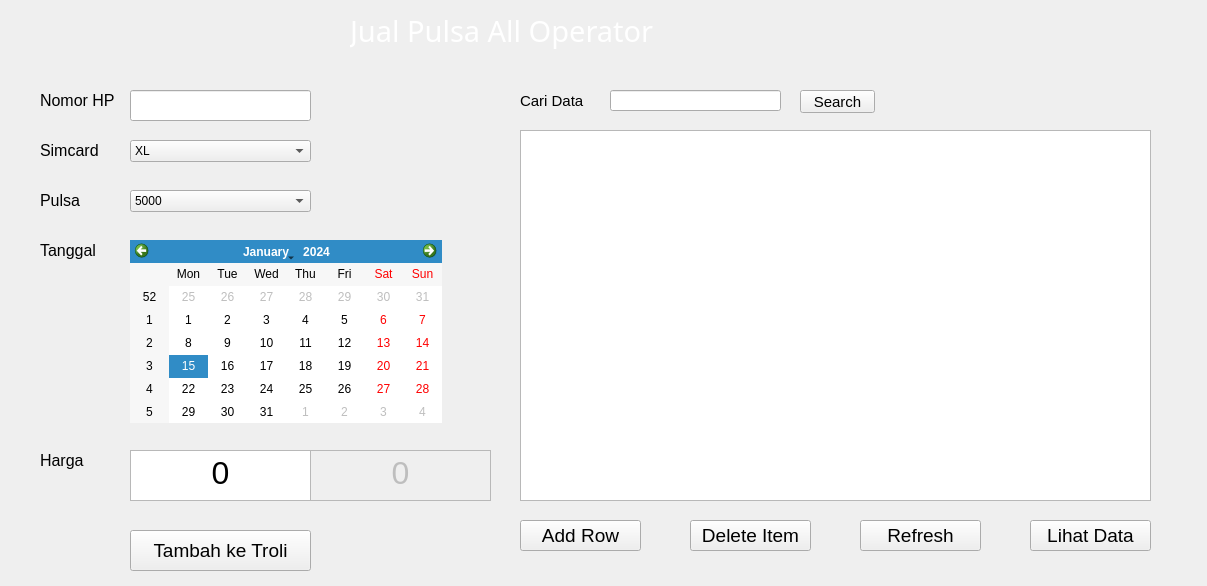
<?xml version="1.0" encoding="UTF-8"?>
<ui version="4.0">
 <class>Form</class>
 <widget class="QWidget" name="Form">
  <property name="geometry">
   <rect>
    <x>0</x>
    <y>0</y>
    <width>1207</width>
    <height>586</height>
   </rect>
  </property>
  <property name="windowTitle">
   <string>Form</string>
  </property>
  <widget class="QLabel" name="label">
   <property name="geometry">
    <rect>
     <x>350</x>
     <y>10</y>
     <width>311</width>
     <height>41</height>
    </rect>
   </property>
   <property name="font">
    <font>
     <family>Bahnschrift SemiBold</family>
     <pointsize>22</pointsize>
     <weight>7</weight>
     <italic>false</italic>
     <bold>false</bold>
    </font>
   </property>
   <property name="styleSheet">
    <string notr="true">color: rgb(255, 255, 255);
font: 63 22pt &quot;Bahnschrift SemiBold&quot;;</string>
   </property>
   <property name="text">
    <string>Jual Pulsa All Operator</string>
   </property>
  </widget>
  <widget class="QLabel" name="label_2">
   <property name="geometry">
    <rect>
     <x>40</x>
     <y>90</y>
     <width>81</width>
     <height>21</height>
    </rect>
   </property>
   <property name="font">
    <font>
     <pointsize>12</pointsize>
    </font>
   </property>
   <property name="text">
    <string>Nomor HP</string>
   </property>
  </widget>
  <widget class="QLineEdit" name="lineEdit_nohp">
   <property name="geometry">
    <rect>
     <x>130</x>
     <y>90</y>
     <width>181</width>
     <height>31</height>
    </rect>
   </property>
  </widget>
  <widget class="QTextEdit" name="textEdit_harga">
   <property name="geometry">
    <rect>
     <x>130</x>
     <y>450</y>
     <width>181</width>
     <height>51</height>
    </rect>
   </property>
   <property name="font">
    <font>
     <pointsize>17</pointsize>
    </font>
   </property>
   <property name="layoutDirection">
    <enum>Qt::LeftToRight</enum>
   </property>
   <property name="readOnly">
    <bool>true</bool>
   </property>
   <property name="html">
    <string>&lt;!DOCTYPE HTML PUBLIC &quot;-//W3C//DTD HTML 4.0//EN&quot; &quot;http://www.w3.org/TR/REC-html40/strict.dtd&quot;&gt;
&lt;html&gt;&lt;head&gt;&lt;meta name=&quot;qrichtext&quot; content=&quot;1&quot; /&gt;&lt;style type=&quot;text/css&quot;&gt;
p, li { white-space: pre-wrap; }
&lt;/style&gt;&lt;/head&gt;&lt;body style=&quot; font-family:'MS Shell Dlg 2'; font-size:17pt; font-weight:400; font-style:normal;&quot;&gt;
&lt;p align=&quot;center&quot; style=&quot; margin-top:0px; margin-bottom:0px; margin-left:0px; margin-right:0px; -qt-block-indent:0; text-indent:0px;&quot;&gt;&lt;span style=&quot; font-size:24pt;&quot;&gt;0&lt;/span&gt;&lt;/p&gt;&lt;/body&gt;&lt;/html&gt;</string>
   </property>
  </widget>
  <widget class="QPushButton" name="pushButton">
   <property name="geometry">
    <rect>
     <x>130</x>
     <y>530</y>
     <width>181</width>
     <height>41</height>
    </rect>
   </property>
   <property name="font">
    <font>
     <pointsize>14</pointsize>
    </font>
   </property>
   <property name="text">
    <string>Tambah ke Troli</string>
   </property>
  </widget>
  <widget class="QLineEdit" name="lineEdit_search">
   <property name="geometry">
    <rect>
     <x>610</x>
     <y>90</y>
     <width>171</width>
     <height>21</height>
    </rect>
   </property>
  </widget>
  <widget class="QLabel" name="label_5">
   <property name="geometry">
    <rect>
     <x>520</x>
     <y>90</y>
     <width>71</width>
     <height>21</height>
    </rect>
   </property>
   <property name="font">
    <font>
     <pointsize>11</pointsize>
    </font>
   </property>
   <property name="styleSheet">
    <string notr="true"/>
   </property>
   <property name="text">
    <string>Cari Data</string>
   </property>
  </widget>
  <widget class="QPushButton" name="pushButton_search">
   <property name="geometry">
    <rect>
     <x>800</x>
     <y>90</y>
     <width>75</width>
     <height>23</height>
    </rect>
   </property>
   <property name="font">
    <font>
     <pointsize>11</pointsize>
     <weight>50</weight>
     <bold>false</bold>
    </font>
   </property>
   <property name="text">
    <string>Search</string>
   </property>
  </widget>
  <widget class="QComboBox" name="combo_sc">
   <property name="geometry">
    <rect>
     <x>130</x>
     <y>140</y>
     <width>181</width>
     <height>22</height>
    </rect>
   </property>
   <item>
    <property name="text">
     <string>XL</string>
    </property>
   </item>
   <item>
    <property name="text">
     <string>Axis</string>
    </property>
   </item>
   <item>
    <property name="text">
     <string>Telkomsel</string>
    </property>
   </item>
   <item>
    <property name="text">
     <string>Indosat</string>
    </property>
   </item>
   <item>
    <property name="text">
     <string>Smartfren</string>
    </property>
   </item>
  </widget>
  <widget class="QTableView" name="tableView">
   <property name="geometry">
    <rect>
     <x>520</x>
     <y>130</y>
     <width>631</width>
     <height>371</height>
    </rect>
   </property>
  </widget>
  <widget class="QLabel" name="label_3">
   <property name="geometry">
    <rect>
     <x>40</x>
     <y>140</y>
     <width>81</width>
     <height>21</height>
    </rect>
   </property>
   <property name="font">
    <font>
     <pointsize>12</pointsize>
    </font>
   </property>
   <property name="text">
    <string>Simcard</string>
   </property>
  </widget>
  <widget class="QLabel" name="label_6">
   <property name="geometry">
    <rect>
     <x>40</x>
     <y>190</y>
     <width>81</width>
     <height>21</height>
    </rect>
   </property>
   <property name="font">
    <font>
     <pointsize>12</pointsize>
    </font>
   </property>
   <property name="text">
    <string>Pulsa</string>
   </property>
  </widget>
  <widget class="QLabel" name="label_7">
   <property name="geometry">
    <rect>
     <x>40</x>
     <y>450</y>
     <width>81</width>
     <height>21</height>
    </rect>
   </property>
   <property name="font">
    <font>
     <pointsize>12</pointsize>
    </font>
   </property>
   <property name="text">
    <string>Harga</string>
   </property>
  </widget>
  <widget class="QLabel" name="label_8">
   <property name="geometry">
    <rect>
     <x>40</x>
     <y>240</y>
     <width>81</width>
     <height>21</height>
    </rect>
   </property>
   <property name="font">
    <font>
     <pointsize>12</pointsize>
    </font>
   </property>
   <property name="text">
    <string>Tanggal</string>
   </property>
  </widget>
  <widget class="QCalendarWidget" name="calendarWidget">
   <property name="geometry">
    <rect>
     <x>130</x>
     <y>240</y>
     <width>312</width>
     <height>183</height>
    </rect>
   </property>
  </widget>
  <widget class="QPushButton" name="pushButton_add">
   <property name="geometry">
    <rect>
     <x>520</x>
     <y>520</y>
     <width>121</width>
     <height>31</height>
    </rect>
   </property>
   <property name="font">
    <font>
     <pointsize>14</pointsize>
    </font>
   </property>
   <property name="text">
    <string>Add Row</string>
   </property>
  </widget>
  <widget class="QPushButton" name="pushButton_del">
   <property name="geometry">
    <rect>
     <x>690</x>
     <y>520</y>
     <width>121</width>
     <height>31</height>
    </rect>
   </property>
   <property name="font">
    <font>
     <pointsize>14</pointsize>
    </font>
   </property>
   <property name="text">
    <string>Delete Item</string>
   </property>
  </widget>
  <widget class="QPushButton" name="pushButton_ref">
   <property name="geometry">
    <rect>
     <x>860</x>
     <y>520</y>
     <width>121</width>
     <height>31</height>
    </rect>
   </property>
   <property name="font">
    <font>
     <pointsize>14</pointsize>
    </font>
   </property>
   <property name="text">
    <string>Refresh</string>
   </property>
  </widget>
  <widget class="QLabel" name="label_xl">
   <property name="geometry">
    <rect>
     <x>340</x>
     <y>100</y>
     <width>81</width>
     <height>81</height>
    </rect>
   </property>
   <property name="text">
    <string/>
   </property>
   <property name="pixmap">
    <pixmap>C:/Users/PC/.designer/backup/picture/xl.png</pixmap>
   </property>
   <property name="scaledContents">
    <bool>true</bool>
   </property>
  </widget>
  <widget class="QLabel" name="label_axis">
   <property name="geometry">
    <rect>
     <x>330</x>
     <y>110</y>
     <width>81</width>
     <height>71</height>
    </rect>
   </property>
   <property name="text">
    <string/>
   </property>
   <property name="pixmap">
    <pixmap>C:/Users/PC/.designer/backup/picture/axis.png</pixmap>
   </property>
   <property name="scaledContents">
    <bool>true</bool>
   </property>
  </widget>
  <widget class="QLabel" name="label_telkomsel">
   <property name="geometry">
    <rect>
     <x>330</x>
     <y>110</y>
     <width>121</width>
     <height>81</height>
    </rect>
   </property>
   <property name="text">
    <string/>
   </property>
   <property name="pixmap">
    <pixmap>C:/Users/PC/.designer/backup/picture/telkomel.png</pixmap>
   </property>
   <property name="scaledContents">
    <bool>true</bool>
   </property>
  </widget>
  <widget class="QLabel" name="label_indosat">
   <property name="geometry">
    <rect>
     <x>320</x>
     <y>80</y>
     <width>141</width>
     <height>131</height>
    </rect>
   </property>
   <property name="text">
    <string/>
   </property>
   <property name="pixmap">
    <pixmap>C:/Users/PC/.designer/backup/picture/indosat.png</pixmap>
   </property>
   <property name="scaledContents">
    <bool>true</bool>
   </property>
  </widget>
  <widget class="QLabel" name="label_smartfren">
   <property name="geometry">
    <rect>
     <x>330</x>
     <y>120</y>
     <width>151</width>
     <height>71</height>
    </rect>
   </property>
   <property name="text">
    <string/>
   </property>
   <property name="pixmap">
    <pixmap>C:/Users/PC/.designer/backup/picture/smartfren.png</pixmap>
   </property>
   <property name="scaledContents">
    <bool>true</bool>
   </property>
  </widget>
  <widget class="QLabel" name="label_4">
   <property name="geometry">
    <rect>
     <x>0</x>
     <y>0</y>
     <width>1231</width>
     <height>591</height>
    </rect>
   </property>
   <property name="text">
    <string/>
   </property>
   <property name="pixmap">
    <pixmap>picture/bg.jpeg</pixmap>
   </property>
   <property name="scaledContents">
    <bool>true</bool>
   </property>
  </widget>
  <widget class="QPushButton" name="pushButton_lihat">
   <property name="geometry">
    <rect>
     <x>1030</x>
     <y>520</y>
     <width>121</width>
     <height>31</height>
    </rect>
   </property>
   <property name="font">
    <font>
     <pointsize>14</pointsize>
    </font>
   </property>
   <property name="text">
    <string>Lihat Data</string>
   </property>
  </widget>
  <widget class="QTextEdit" name="textEdit_harga_fix">
   <property name="enabled">
    <bool>false</bool>
   </property>
   <property name="geometry">
    <rect>
     <x>310</x>
     <y>450</y>
     <width>181</width>
     <height>51</height>
    </rect>
   </property>
   <property name="font">
    <font>
     <pointsize>17</pointsize>
    </font>
   </property>
   <property name="layoutDirection">
    <enum>Qt::LeftToRight</enum>
   </property>
   <property name="readOnly">
    <bool>true</bool>
   </property>
   <property name="html">
    <string>&lt;!DOCTYPE HTML PUBLIC &quot;-//W3C//DTD HTML 4.0//EN&quot; &quot;http://www.w3.org/TR/REC-html40/strict.dtd&quot;&gt;
&lt;html&gt;&lt;head&gt;&lt;meta name=&quot;qrichtext&quot; content=&quot;1&quot; /&gt;&lt;style type=&quot;text/css&quot;&gt;
p, li { white-space: pre-wrap; }
&lt;/style&gt;&lt;/head&gt;&lt;body style=&quot; font-family:'MS Shell Dlg 2'; font-size:17pt; font-weight:400; font-style:normal;&quot;&gt;
&lt;p align=&quot;center&quot; style=&quot; margin-top:0px; margin-bottom:0px; margin-left:0px; margin-right:0px; -qt-block-indent:0; text-indent:0px;&quot;&gt;&lt;span style=&quot; font-size:24pt;&quot;&gt;0&lt;/span&gt;&lt;/p&gt;&lt;/body&gt;&lt;/html&gt;</string>
   </property>
  </widget>
  <widget class="QComboBox" name="combo_pulsa">
   <property name="geometry">
    <rect>
     <x>130</x>
     <y>190</y>
     <width>181</width>
     <height>22</height>
    </rect>
   </property>
   <item>
    <property name="text">
     <string>5000</string>
    </property>
   </item>
   <item>
    <property name="text">
     <string>10000</string>
    </property>
   </item>
   <item>
    <property name="text">
     <string>15000</string>
    </property>
   </item>
   <item>
    <property name="text">
     <string>25000</string>
    </property>
   </item>
   <item>
    <property name="text">
     <string>50000</string>
    </property>
   </item>
   <item>
    <property name="text">
     <string>100000</string>
    </property>
   </item>
   <item>
    <property name="text">
     <string>150000</string>
    </property>
   </item>
   <item>
    <property name="text">
     <string>200000</string>
    </property>
   </item>
   <item>
    <property name="text">
     <string>300000</string>
    </property>
   </item>
   <item>
    <property name="text">
     <string>500000</string>
    </property>
   </item>
   <item>
    <property name="text">
     <string>1000000</string>
    </property>
   </item>
  </widget>
  <zorder>label_4</zorder>
  <zorder>label</zorder>
  <zorder>label_2</zorder>
  <zorder>lineEdit_nohp</zorder>
  <zorder>textEdit_harga</zorder>
  <zorder>pushButton</zorder>
  <zorder>lineEdit_search</zorder>
  <zorder>label_5</zorder>
  <zorder>pushButton_search</zorder>
  <zorder>combo_sc</zorder>
  <zorder>tableView</zorder>
  <zorder>label_3</zorder>
  <zorder>label_6</zorder>
  <zorder>label_7</zorder>
  <zorder>label_8</zorder>
  <zorder>calendarWidget</zorder>
  <zorder>pushButton_add</zorder>
  <zorder>pushButton_del</zorder>
  <zorder>pushButton_ref</zorder>
  <zorder>label_xl</zorder>
  <zorder>label_axis</zorder>
  <zorder>label_telkomsel</zorder>
  <zorder>label_indosat</zorder>
  <zorder>label_smartfren</zorder>
  <zorder>pushButton_lihat</zorder>
  <zorder>textEdit_harga_fix</zorder>
  <zorder>combo_pulsa</zorder>
 </widget>
 <resources/>
 <connections/>
</ui>
